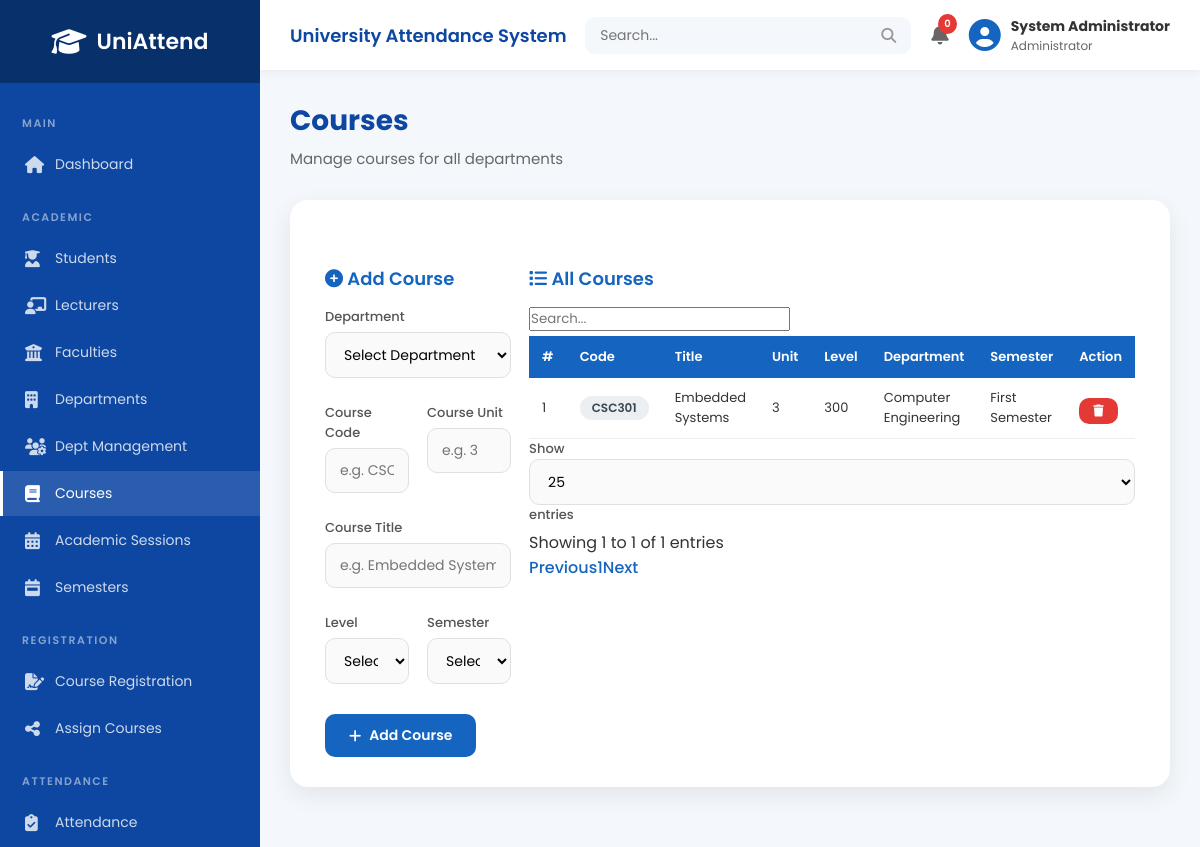
The app's page /admin/courses.php (signed in) with its own data.
### tables this page shows
CREATE TABLE `courses` (
  `id` int(11) NOT NULL,
  `department_id` int(11) NOT NULL,
  `course_code` varchar(20) NOT NULL,
  `course_title` varchar(150) NOT NULL,
  `course_unit` int(11) NOT NULL,
  `level` varchar(20) NOT NULL,
  `semester_id` int(11) NOT NULL,
  `created_at` timestamp NOT NULL DEFAULT current_timestamp()
);

CREATE TABLE `departments` (
  `id` int(11) NOT NULL,
  `faculty_id` int(11) NOT NULL,
  `department_name` varchar(150) NOT NULL,
  `created_at` timestamp NOT NULL DEFAULT current_timestamp()
);

CREATE TABLE `semesters` (
  `id` int(11) NOT NULL,
  `semester_name` varchar(50) NOT NULL,
  `created_at` timestamp NOT NULL DEFAULT current_timestamp()
);

### admin/courses.php (the view, shortened to what this page needs)
<?php
require_once __DIR__ . '/../php/db_connect.php';
$courses = mysqli_query($conn, "SELECT c.*, d.department_name, s.semester_name FROM courses c LEFT JOIN departments d ON c.department_id = d.id LEFT JOIN semesters s ON c.semester_id = s.id ORDER BY c.id DESC");
include "includes/header.php";
include "includes/sidebar.php";
include "includes/navbar.php";
?>
<div class="main-content">
<div class="page-title"><h1>Courses</h1><p>Manage courses for all departments</p></div>
<div class="form-box">
<div class="form-row">
<form method="POST">
<h3><i class="fas fa-plus-circle"></i> Add Course</h3>
<label>Department</label>
<select name="department_id" required>
<option value="">Select Department</option>
</select>
<br><br>
<div class="form-row">
<div><label>Course Code</label><input type="text" name="course_code" placeholder="e.g. CSC301" required></div>
<div><label>Course Unit</label><input type="number" name="course_unit" placeholder="e.g. 3" min="1" required></div>
</div>
<br>
<label>Course Title</label>
<input type="text" name="course_title" placeholder="e.g. Embedded Systems" required>
<br><br>
<div class="form-row">
<div><label>Level</label>
<select name="level" required>
<option value="">Select Level</option>
</select></div>
<div><label>Semester</label>
<select name="semester_id" required>
<option value="">Select Semester</option>
</select></div>
</div>
<br>
<button type="submit" name="add_course" class="btn btn-primary"><i class="fas fa-plus"></i> Add Course</button>
</form>
<div>
<h3><i class="fas fa-list"></i> All Courses</h3>
<div class="table-wrap">
<table class="datatable">
<thead><tr><th>#</th><th>Code</th><th>Title</th><th>Unit</th><th>Level</th><th>Department</th><th>Semester</th><th>Action</th></tr></thead>
<tbody>
<?php $i=1; while ($c = mysqli_fetch_assoc($courses)) { ?>
<tr>
<td><?php echo $i++; ?></td>
<td><span class="badge badge-dark"><?php echo $c['course_code']; ?></span></td>
<td><?php echo $c['course_title']; ?></td>
<td><?php echo $c['course_unit']; ?></td>
<td><?php echo $c['level']; ?></td>
<td><?php echo $c['department_name']; ?></td>
<td><?php echo $c['semester_name']; ?></td>
<td>
<form method="POST" style="display:inline;">
<button type="submit" name="delete_course" class="btn btn-danger btn-sm btn-delete" data-item="this course"><i class="fas fa-trash"></i></button>
</form>
</td>
</tr>
<?php } ?>
</tbody>
</table>
</div>
</div>
</div>
</div>
</div>
<?php include "includes/footer.php"; ?>

### admin/assets/css/style.css (style rules this page uses)
:root { --primary: #1565c0; --primary-dark: #0d47a1; --primary-light: #42a5f5; --sidebar-bg: #0d47a1; --sidebar-dark: #08306b; --success: #4caf50; --success-bg: #e8f5e9; --success-text: #2e7d32; --danger: #e53935; --danger-bg: #ffebee; --danger-text: #c62828; --warning: #fb8c00; --warning-bg: #fff3e0; --warning-text: #e65100; --info: #2196f3; --info-bg: #e3f2fd; --info-text: #1565c0; --purple: #8e24aa; --dark: #37474f; --bg: #f4f7fc; --card-bg: #ffffff; --text: #333; --text-light: #666; --border: #e0e0e0; --radius: 18px; --radius-sm: 10px; --shadow: 0 8px 25px rgba(0,0,0,.08); --shadow-hover: 0 12px 35px rgba(0,0,0,.12); --transition: .3s; }
* { margin:0; padding:0; box-sizing:border-box; font-family:'Poppins',sans-serif; }
body { background:var(--bg); color:var(--text); min-height:100vh; }
.main-content { margin-left:260px; padding:30px; width:calc(100% - 260px); }
.page-title { margin-bottom:25px; }
.page-title h1 { font-size:28px; font-weight:700; color:var(--primary-dark); }
.page-title p { margin-top:5px; color:var(--text-light); font-size:15px; }
.form-box { max-width:1100px; margin:30px auto; background:var(--card-bg); padding:30px 35px; border-radius:var(--radius); box-shadow:var(--shadow); }
.form-box h3 { font-size:18px; font-weight:600; color:var(--primary); margin:25px 0 15px; padding-top:10px; }
.form-box label { display:block; font-weight:500; font-size:13px; color:#555; margin-bottom:5px; }
.form-box input[type="text"], .form-box input[type="email"], .form-box input[type="password"], .form-box input[type="number"], .form-box input[type="date"], .form-box input[type="tel"], .form-box select { width:100%; padding:11px 14px; border:1.5px solid var(--border); border-radius:var(--radius-sm); font-size:14px; outline:none; transition:var(--transition); background:#fafafa; }
.form-row { display:grid; grid-template-columns:1fr 1fr; gap:18px; }
.btn { display:inline-flex; align-items:center; gap:8px; padding:11px 24px; border:none; border-radius:var(--radius-sm); font-size:14px; font-weight:600; cursor:pointer; transition:var(--transition); text-decoration:none; }
.btn-primary { background:var(--primary); color:#fff; }
.btn-danger { background:var(--danger); color:#fff; }
.btn-sm { padding:7px 14px; font-size:12px; }
.form-box .btn { margin-top:5px; }
.table-wrap { overflow-x:auto; margin-top:15px; }
.form-box table, .dashboard-box table { width:100%; border-collapse:collapse; font-size:13px; }
.form-box table th, .dashboard-box table th { background:var(--primary); color:#fff; padding:11px 13px; text-align:left; font-weight:600; white-space:nowrap; }
.form-box table td, .dashboard-box table td { padding:10px 13px; border-bottom:1px solid #eee; vertical-align:middle; }
.badge { display:inline-block; padding:3px 12px; border-radius:20px; font-size:12px; font-weight:600; text-align:center; }
.badge-dark { background:#eceff1; color:#37474f; }
.fade-in { animation:fadeIn .4s ease; }

### records on screen
courses: course_code "CSC301", course_title "Embedded Systems", course_unit "3", level "300", department.department_name "Computer Engineering", semester.semester_name "First Semester"

### other values on screen
$_SESSION['fullname'] "System Administrator"
